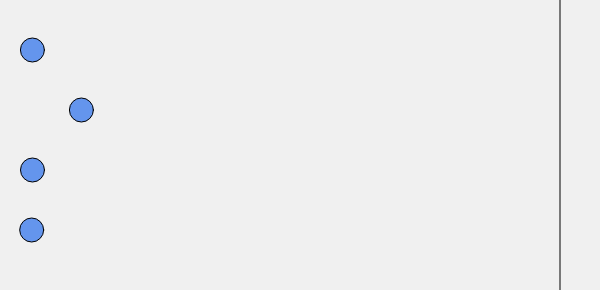
Frame 1 (no input)
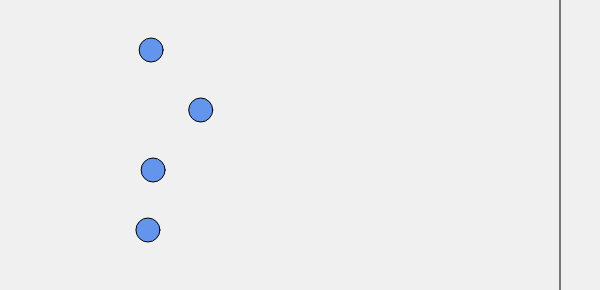
Frame 60 (no input)
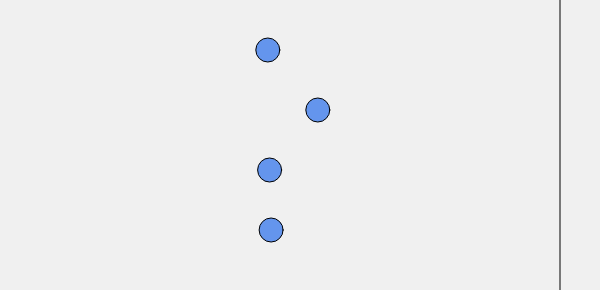
Frame 120 (the mouse pressed at the canvas centre since frame 60)

The p5.js sketch that drew these frames (run headless with seeded random() and noise() and a simulated clock; from frame 60 on, the mouse is pressed at the canvas centre):

// p5.js sketch
// ── sketch.js

let racerXs = [30, 80, 30, 30];
let startY = 50;
let yStep = 60;
let finishX = 560;
function setup() {
  createCanvas(600, startY + yStep * racerXs.length);
}
function draw() {
  background(240);
  line(finishX, 0, finishX, height);
  for (let i = 0; i < racerXs.length; i++) {
    let y = startY + yStep * i;
    if (racerXs[i] < finishX) {
      racerXs[i] += random(1, 3);
    }
    fill("cornflowerblue");
    circle(racerXs[i], y, 24);
  }
}
